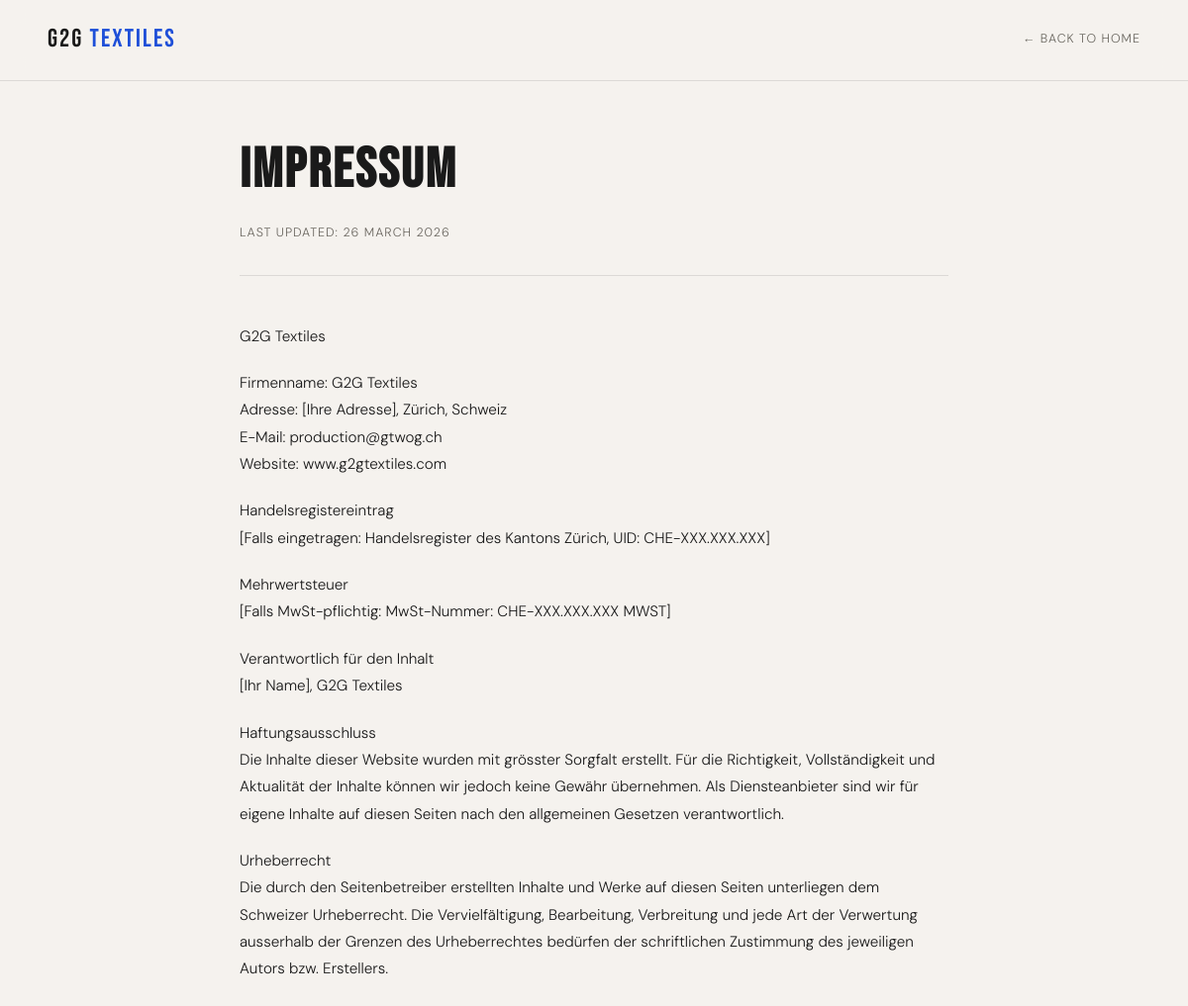
Page /en/impressum/ on the committed database.
### homepage/models.py (models this page shows, shortened)
class LegalPage(models.Model):
    PAGE_CHOICES = [
        ('impressum', 'Impressum'),
        ('agb', 'AGB'),
    ]
    page = models.CharField(max_length=20, choices=PAGE_CHOICES, unique=True)
    title = models.CharField(max_length=100)
    content = models.TextField(help_text='Plain text or basic HTML')
    last_updated = models.DateField(auto_now=True)
    class Meta:
        verbose_name = 'Legal Page'
        verbose_name_plural = 'Legal Pages'

### homepage/views.py (the view)
# urls.py: path('impressum/', views.legal_page, name='impressum', kwargs={'page': 'impressum'}),
def legal_page(request, page):
    from .models import LegalPage, SiteSettings
    try:
        legal = LegalPage.objects.get(page=page)
    except LegalPage.DoesNotExist:
        from django.http import Http404
        raise Http404
    site_settings = SiteSettings.objects.get(pk=1)
    return render(request, 'homepage/legal.html', {'legal': legal, 'site_settings': site_settings})

### homepage/templates/homepage/legal.html (shortened to what this page needs)
{% load static i18n %}
<!DOCTYPE html>
<html lang="{{ LANGUAGE_CODE }}">
<head>
  <link rel="stylesheet" href="{% static 'homepage/css/style.css' %}" />
</head>
<body class="legal-page">
  <nav class="nav">
    <a href="{% url 'homepage' %}" class="nav__logo">G2G <span>Textiles</span></a>
    <a href="{% url 'homepage' %}" class="nav__back" style="font-size:0.78rem;letter-spacing:0.08em;text-transform:uppercase;color:var(--muted);">← Back to Home</a>
  </nav>
  <div class="legal-wrap">
    <h1>{{ legal.title }}</h1>
    <p class="last-updated">Last updated: {{ legal.last_updated|date:"d F Y" }}</p>
    <div class="legal-content">
      {{ legal.content|linebreaks }}
    </div>
  </div>
</body>
</html>

### staticfiles/homepage/css/style.css (style rules this page uses)
:root { --bg: #f5f2ee; --bg-alt: #edeae4; --surface: #ffffff; --navy: #1a3a6e; --navy-light: #1e4fd8; --navy-glow: rgba(30, 79, 216, 0.15); --white: #1a1a1a; --muted: #6b6760; --border: rgba(0,0,0,0.1); --font-display: 'Bebas Neue', sans-serif; --font-body: 'DM Sans', sans-serif; --radius: 4px; --transition: 0.25s cubic-bezier(0.4, 0, 0.2, 1); }
*, *::before, *::after { box-sizing: border-box; margin: 0; padding: 0; }
html { scroll-behavior: smooth; }
body { background: var(--bg); color: var(--white); font-family: var(--font-body); font-size: 16px; line-height: 1.6; font-weight: 300; -webkit-font-smoothing: antialiased; }
a { color: inherit; text-decoration: none; }
.nav { position: fixed; top: 0; left: 0; right: 0; z-index: 100; display: flex; align-items: center; justify-content: space-between; padding: 1.25rem 3rem; background: rgba(245, 242, 238, 0.92); backdrop-filter: blur(12px); border-bottom: 1px solid var(--border); }
.nav__logo { font-family: var(--font-display); font-size: 1.6rem; letter-spacing: 0.08em; color: var(--white); }
.nav__logo span { color: var(--navy-light); }

### homepage/templates/homepage/legal.html (style rules this page uses)
.legal-page { padding-top: 64px; }
.legal-wrap { max-width: 780px; margin: 0 auto; padding: 4rem 2rem 6rem; }
.legal-wrap h1 { font-family: var(--font-display); font-size: 3.5rem; letter-spacing: 0.04em; margin-bottom: 0.5rem; color: var(--white); }
.legal-wrap .last-updated { font-size: 0.78rem; color: var(--muted); letter-spacing: 0.08em; text-transform: uppercase; margin-bottom: 3rem; padding-bottom: 2rem; border-bottom: 1px solid var(--border); }
.legal-content { font-size: 0.95rem; line-height: 1.8; color: var(--white); }
.legal-content p { margin-bottom: 1.25rem; }

### rows in the picture
LegalPage: title "Impressum", last_updated "26 MARCH 2026", content "G2G Textiles Firmenname: G2G Textiles Adresse: [Ihre Adresse], Zürich, Schweiz E-Mail: production@gtwog.ch Website: www.g2gtextiles.com Handelsregistereintrag [Falls eingetragen: Handelsregister des Kantons Zürich, UID: CHE-XXX.XXX.XXX] Mehrwertsteuer [Falls MwSt-pflichtig: MwSt-Nummer: CHE-XXX.XXX.XXX MWST] Verantwortlich für den Inhalt [Ihr Name], G2G Textiles Haftungsausschluss Die Inhalte dieser Website wurden mit grösster Sorgfalt erstellt. Für die Richtigkeit, Vollständigkeit und Aktualität der Inhalte können wir jedoch keine Gewähr übernehmen. Als Diensteanbieter sind wir für eigene Inhalte auf diesen Seiten nach den allgemeinen Gesetzen verantwortlich. Urheberrecht Die durch den…"
